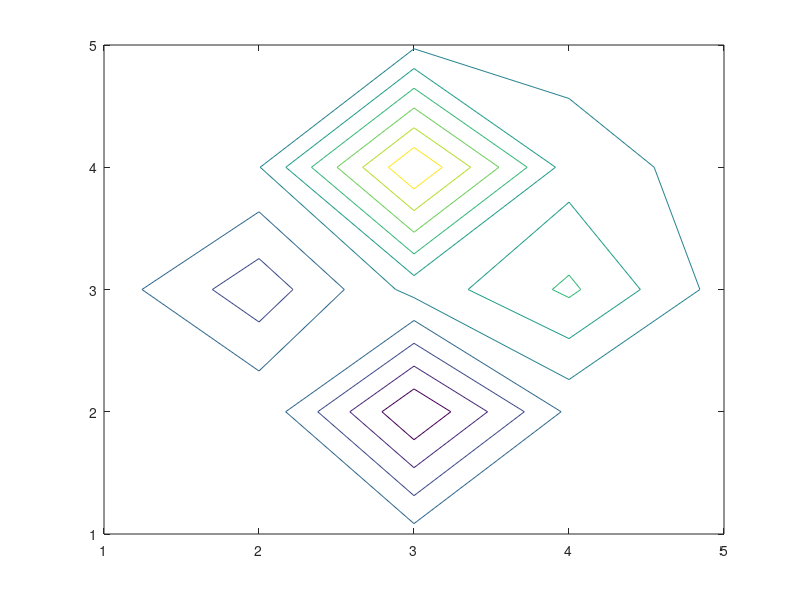

Recreate this plot in MATLAB. (Note: this script raises an error after producing the figure.)
%=============================================================================
% Copyright (c) 2016-present Allan CORNET (Nelson)
%=============================================================================
% This file is part of Nelson.
%=============================================================================
% LICENCE_BLOCK_BEGIN
% SPDX-License-Identifier: LGPL-3.0-or-later
% LICENCE_BLOCK_END
%=============================================================================
% <--ADV-CLI MODE-->
%=============================================================================
% EdgeColor/LineColor and FaceColor/Fill are two names each for one attribute.
% A name/value pair given by the caller must reach the object whichever of the
% two names it uses, and the last name written wins.
%=============================================================================
f = figure('Visible', 'off');
Z = peaks(5);
%=============================================================================
% Defaults, unchanged by this: unfilled contours draw from the colormap, filled
% ones draw a dark gray edge.
[M, h] = contour(Z);
asserts.isequal(h.LineColor, 'flat');
asserts.isequal(h.EdgeColor, 'flat');
asserts.isequal(h.FaceColor, 'none');
asserts.isequal(char(h.Fill), 'off');
clf(f);
%=============================================================================
[M, h] = contourf(Z);
asserts.isapprox(h.LineColor, [0.129411764705882 0.129411764705882 0.129411764705882], 1e-15);
asserts.isapprox(h.EdgeColor, [0.129411764705882 0.129411764705882 0.129411764705882], 1e-15);
asserts.isequal(h.FaceColor, 'flat');
asserts.isequal(char(h.Fill), 'on');
clf(f);
%=============================================================================
% LineColor given at construction reaches the object, and drives EdgeColor.
[M, h] = contour(Z, 'LineColor', 'r');
asserts.isequal(h.LineColor, [1 0 0]);
asserts.isequal(h.EdgeColor, [1 0 0]);
clf(f);
%=============================================================================
[M, h] = contourf(Z, 'LineColor', 'r');
asserts.isequal(h.LineColor, [1 0 0]);
asserts.isequal(h.EdgeColor, [1 0 0]);
clf(f);
%=============================================================================
[M, h] = contour3(Z, 'LineColor', 'b');
asserts.isequal(h.LineColor, [0 0 1]);
asserts.isequal(h.EdgeColor, [0 0 1]);
clf(f);
%=============================================================================
% The other name of the pair works too.
[M, h] = contour(Z, 'EdgeColor', 'r');
asserts.isequal(h.LineColor, [1 0 0]);
asserts.isequal(h.EdgeColor, [1 0 0]);
clf(f);
%=============================================================================
[M, h] = contourf(Z, 'EdgeColor', 'r');
asserts.isequal(h.LineColor, [1 0 0]);
asserts.isequal(h.EdgeColor, [1 0 0]);
clf(f);
%=============================================================================
% Both names in the same call: the last one written wins.
[M, h] = contour(Z, 'EdgeColor', 'r', 'LineColor', 'b');
asserts.isequal(h.LineColor, [0 0 1]);
asserts.isequal(h.EdgeColor, [0 0 1]);
clf(f);
%=============================================================================
[M, h] = contour(Z, 'LineColor', 'b', 'EdgeColor', 'r');
asserts.isequal(h.LineColor, [1 0 0]);
asserts.isequal(h.EdgeColor, [1 0 0]);
clf(f);
%=============================================================================
% Colorless and colormap-driven spellings survive the pair as well.
[M, h] = contour(Z, 'LineColor', 'none');
asserts.isequal(h.LineColor, 'none');
asserts.isequal(h.EdgeColor, 'none');
clf(f);
%=============================================================================
[M, h] = contourf(Z, 'LineColor', 'flat');
asserts.isequal(h.LineColor, 'flat');
asserts.isequal(h.EdgeColor, 'flat');
asserts.isequal(char(h.Fill), 'on');
clf(f);
%=============================================================================
% Fill given at construction reaches the object, and drives FaceColor.
[M, h] = contour(Z, 'Fill', 'on');
asserts.isequal(char(h.Fill), 'on');
asserts.isequal(h.FaceColor, 'flat');
clf(f);
%=============================================================================
[M, h] = contourf(Z, 'Fill', 'off');
asserts.isequal(char(h.Fill), 'off');
asserts.isequal(h.FaceColor, 'none');
clf(f);
%=============================================================================
[M, h] = contour(Z, 'FaceColor', 'flat');
asserts.isequal(char(h.Fill), 'on');
asserts.isequal(h.FaceColor, 'flat');
clf(f);
%=============================================================================
[M, h] = contourf(Z, 'FaceColor', 'none');
asserts.isequal(char(h.Fill), 'off');
asserts.isequal(h.FaceColor, 'none');
clf(f);
%=============================================================================
% Both names of the fill pair in the same call: the last one written wins.
[M, h] = contour(Z, 'FaceColor', 'flat', 'Fill', 'off');
asserts.isequal(char(h.Fill), 'off');
asserts.isequal(h.FaceColor, 'none');
clf(f);
%=============================================================================
[M, h] = contour(Z, 'Fill', 'on', 'FaceColor', 'none');
asserts.isequal(char(h.Fill), 'off');
asserts.isequal(h.FaceColor, 'none');
clf(f);
%=============================================================================
% A pair does not swallow the ones written next to it.
[M, h] = contour(Z, 'LineWidth', 3, 'LineColor', 'r', 'LineStyle', '--');
asserts.isequal(h.LineWidth, 3);
asserts.isequal(h.LineStyle, '--');
asserts.isequal(h.LineColor, [1 0 0]);
clf(f);
%=============================================================================
% Setting either name after construction keeps both in step.
[M, h] = contour(Z);
h.LineColor = 'r';
asserts.isequal(h.LineColor, [1 0 0]);
asserts.isequal(h.EdgeColor, [1 0 0]);
h.EdgeColor = 'g';
asserts.isequal(h.LineColor, [0 1 0]);
asserts.isequal(h.EdgeColor, [0 1 0]);
h.Fill = 'on';
asserts.isequal(char(h.Fill), 'on');
asserts.isequal(h.FaceColor, 'flat');
h.FaceColor = 'none';
asserts.isequal(char(h.Fill), 'off');
asserts.isequal(h.FaceColor, 'none');
clf(f);
%=============================================================================
% fcontour is a contour that brings its own LineColor and Fill, replacing the
% ones the contour registered. The pair has to keep working there too.
h = fcontour(@(x, y) x + y, [0 1 0 1], 'LineColor', 'r');
asserts.isequal(h.LineColor, [1 0 0]);
asserts.isequal(h.EdgeColor, [1 0 0]);
%=============================================================================
close(f);
%=============================================================================
